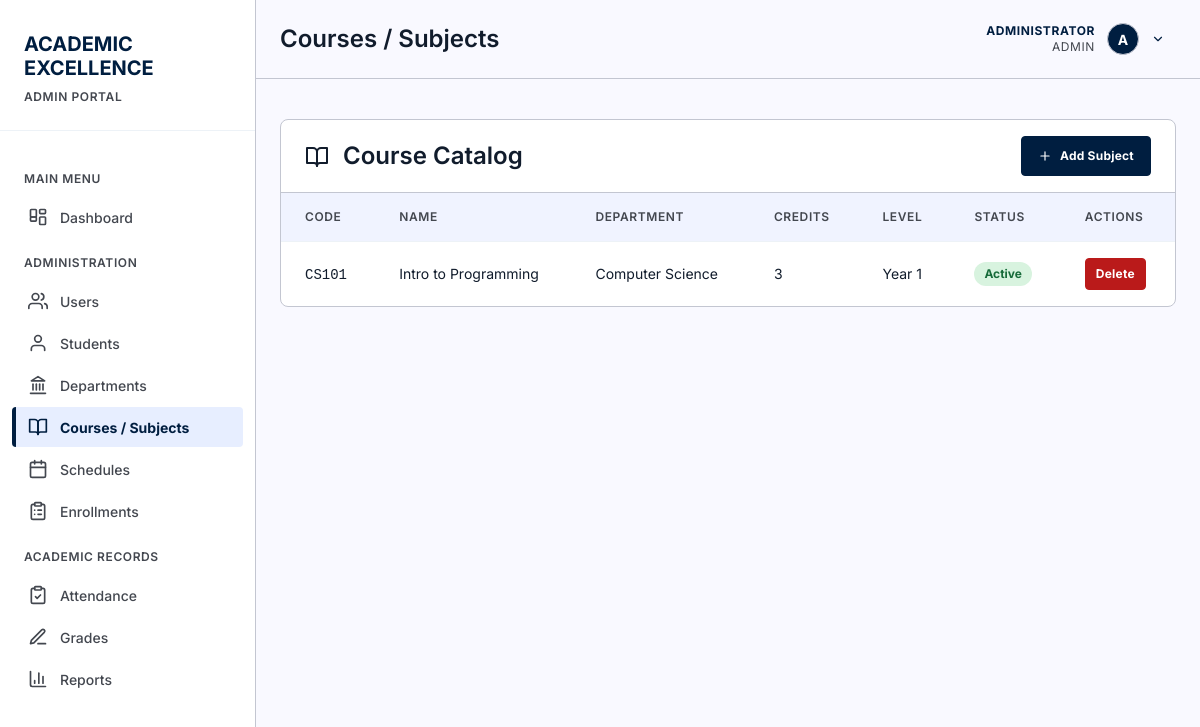
The app's page /pages/manage-subjects.php (signed in), older data.
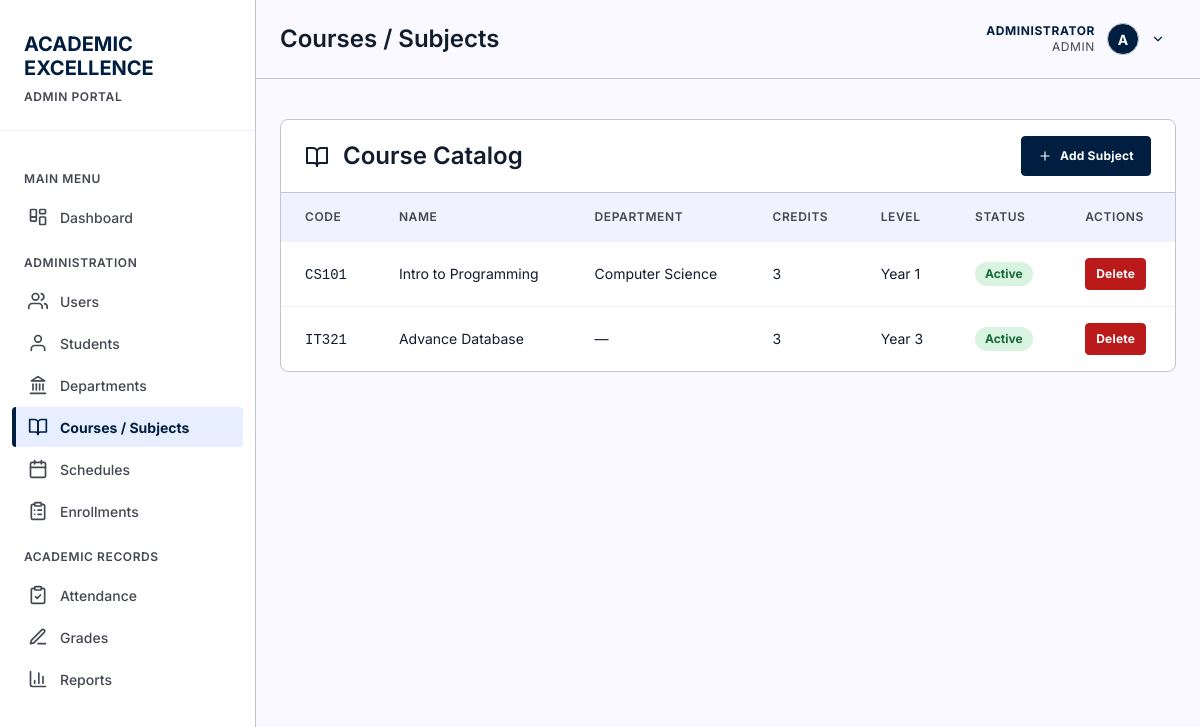
The same page, newer data.
### tables this page shows
CREATE TABLE subjects (
        id INTEGER PRIMARY KEY AUTOINCREMENT,
        subject_code TEXT UNIQUE NOT NULL,
        subject_name TEXT NOT NULL,
        description TEXT,
        credits INTEGER DEFAULT 3,
        created_at TIMESTAMP DEFAULT CURRENT_TIMESTAMP
    , department_id INTEGER REFERENCES departments(id) ON DELETE SET NULL, course_level INTEGER, is_active INTEGER NOT NULL DEFAULT 1 CHECK(is_active IN (0, 1)), updated_at DATETIME);

CREATE TABLE departments (
            id INTEGER PRIMARY KEY AUTOINCREMENT,
            department_code TEXT NOT NULL UNIQUE,
            department_name TEXT NOT NULL,
            description TEXT,
            is_active INTEGER NOT NULL DEFAULT 1 CHECK(is_active IN (0, 1)),
            created_at DATETIME NOT NULL DEFAULT CURRENT_TIMESTAMP,
            updated_at DATETIME NOT NULL DEFAULT CURRENT_TIMESTAMP
        );

### pages/manage-subjects.php (the view, shortened to what this page needs)
<?php
$db = getDB();
$subjects = $db->query("
    SELECT s.*, d.department_code, d.department_name
    FROM subjects s
    LEFT JOIN departments d ON s.department_id = d.id
    ORDER BY s.subject_code
")->fetchAll();
include '../includes/header.php';
?>
<main>
    <div class="card">
        <div class="card-header" style="display: flex; justify-content: space-between; align-items: center;">
            <h2><?php echo icon('book-open', 24); ?> Course Catalog</h2>
            <button class="btn btn-primary" onclick="document.getElementById('addSubjectModal').style.display='block'"><?php echo icon('plus', 14); ?> Add Subject</button>
        </div>
        <table>
            <thead>
                <tr>
                    <th>Code</th>
                    <th>Name</th>
                    <th>Department</th>
                    <th>Credits</th>
                    <th>Level</th>
                    <th>Status</th>
                    <th>Actions</th>
                </tr>
            </thead>
            <tbody>
                <?php foreach ($subjects as $subject): ?>
                <tr>
                    <td data-label="Code"><code><?php echo htmlspecialchars($subject['subject_code']); ?></code></td>
                    <td data-label="Name"><?php echo htmlspecialchars($subject['subject_name']); ?></td>
                    <td data-label="Department"><?php echo htmlspecialchars($subject['department_name'] ?? '—'); ?></td>
                    <td data-label="Credits"><?php echo $subject['credits']; ?></td>
                    <td data-label="Level"><?php echo $subject['course_level'] ? 'Year ' . $subject['course_level'] : '—'; ?></td>
                    <td data-label="Status">
                        <span class="attendance-badge status-<?php echo $subject['is_active'] ? 'present' : 'absent'; ?>">
                            <?php echo $subject['is_active'] ? 'Active' : 'Inactive'; ?>
                        </span>
                    </td>
                    <td data-label="Actions">
                        <form method="POST" style="display: inline;" onsubmit="return confirm('Delete this subject?')">
                            <button type="submit" class="btn btn-danger btn-sm">Delete</button>
                        </form>
                    </td>
                </tr>
                <?php endforeach; ?>
            </tbody>
        </table>
    </div>
</main>
<?php include '../includes/footer.php'; ?>

Row changes from the older to the newer data that the page shows:
added subjects: subject_code "IT321", subject_name "Advance Database", department_name "—", credits "3", course_level "3", is_active "Active"
